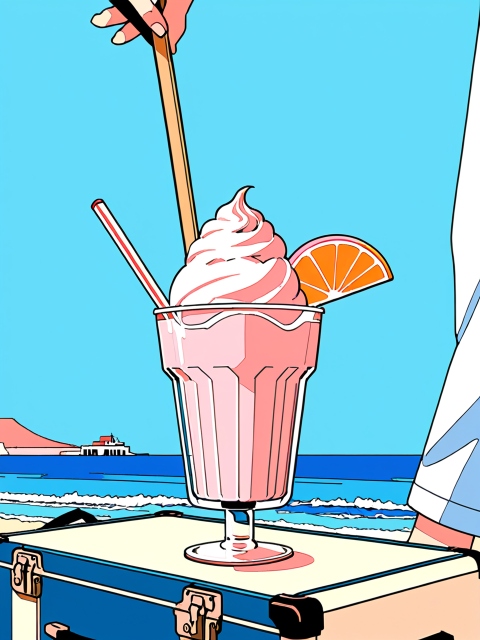
#> input picture Notes/Others/Scripts/images_extract/input.png, 960 x 1280 px (shown at 1/2 size); its folder holds 4 pictures in this run
$ python lumi_execute.py
#> lines starting #> are read from the running program, lines starting #| are printed output that depends on the picture; after the words box and inside, x2 and y2 are one past the last pixel; in counts of white or black regions, pixels touching at a corner belong together
import os
from PIL import Image

def extract_luminance_ranges(image_name_or_path, output_prefix, percentages):
    # 获取当前脚本的目录
#> called with image_name_or_path = 'input.png', output_prefix = 'output'
    current_dir = os.path.dirname(os.path.abspath(__file__))

    # 如果只提供了图片名称，则从当前目录读取图片
    if not os.path.isabs(image_name_or_path):
        image_path = os.path.join(current_dir, image_name_or_path)
    else:
        image_path = image_name_or_path

    # 打开图像
    image = Image.open(image_path).convert('L')  # 转换为灰度图像
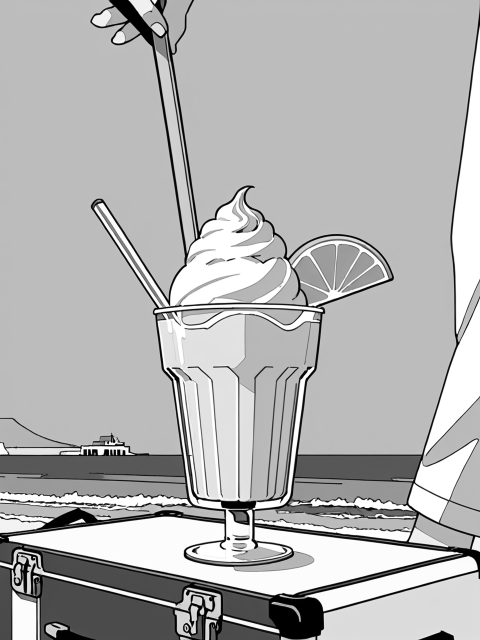
#> image: PIL image 960x1280 L (shown at 1/2 size); min 0, max 255, mean 179
    pixels = image.load()

    # 获取图像的最小和最大明度值
    min_luminance = 255
    max_luminance = 0
    for i in range(image.width):
        for j in range(image.height):
            luminance = pixels[i, j]
            if luminance < min_luminance:
                min_luminance = luminance
            if luminance > max_luminance:
                max_luminance = luminance
#> after the loop, max_luminance = 255; min_luminance = 0

    # 计算切分明度值
    luminance_ranges = [min_luminance] + [min_luminance + int(p * (max_luminance - min_luminance) / 100) for p in percentages] + [max_luminance]
#> luminance_ranges = [0, 63, 191, 255]

    # 遍历明度范围，生成对应的图像
    for idx in range(len(luminance_ranges) - 1):
        lower_bound = luminance_ranges[idx]
        upper_bound = luminance_ranges[idx + 1]
        output_filename = f"{output_prefix}_{lower_bound}_{upper_bound}.png"
        output_path = os.path.join(current_dir, output_filename)

        # 创建新的图像
        new_image = Image.new('L', image.size)
        new_pixels = new_image.load()

        # 遍历所有像素
        for i in range(image.width):
            for j in range(image.height):
                luminance = pixels[i, j]
                if lower_bound <= luminance < upper_bound:
                    new_pixels[i, j] = 255  # 白色
                else:
                    new_pixels[i, j] = 0  # 黑色

        # 保存新图像
        new_image.save(output_path)
#> this loop made 3 passes
#> (lower_bound, upper_bound, output_filename) on passes 1 to 3: (0, 63, 'output_0_63.png'), (63, 191, 'output_63_191.png'), (191, 255, 'output_191_255.png')
#> pass 1, in extract_luminance_ranges, `new_image.save(output_path)`:
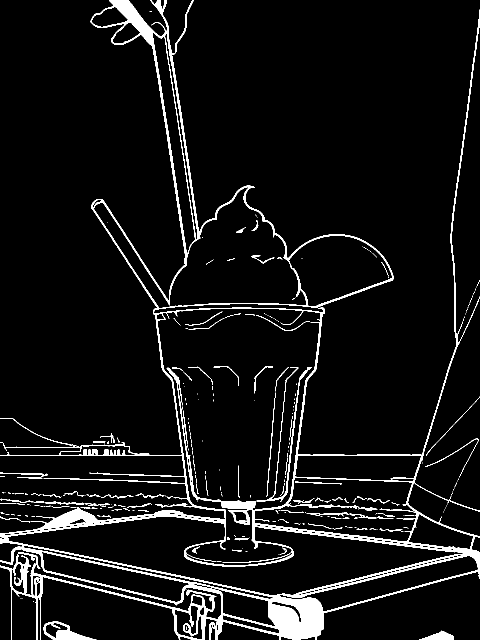
#> saved as output_0_63.png: PIL image 960x1280 L (shown at 1/2 size); 6.2% white; 283 white regions (199 under 20 px), largest, box (x1, y1, x2, y2) and area: (0, 0, 960, 1280) 65407, (87, 1243, 193, 1280) 1435, (513, 734, 624, 1004) 1384
#> pass 2, in extract_luminance_ranges, `new_image.save(output_path)`:
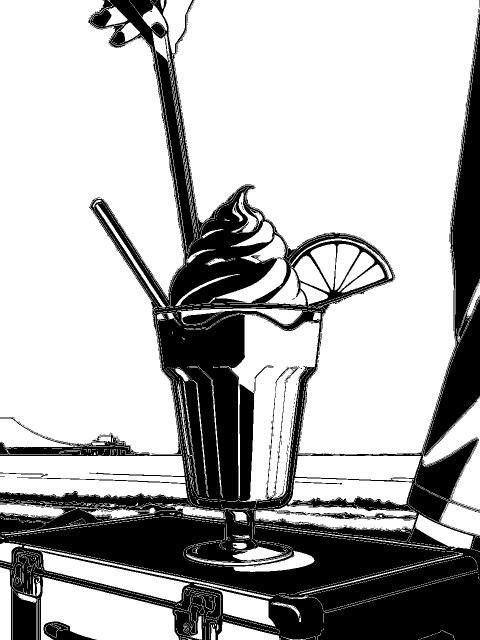
#> saved as output_63_191.png: PIL image 960x1280 L (shown at 1/2 size); 70.6% white; 395 black regions (373 under 20 px), largest, box (x1, y1, x2, y2) and area: (0, 0, 960, 1280) 356601, (87, 1243, 193, 1280) 1966, (590, 963, 684, 969) 165
#> after the loop:
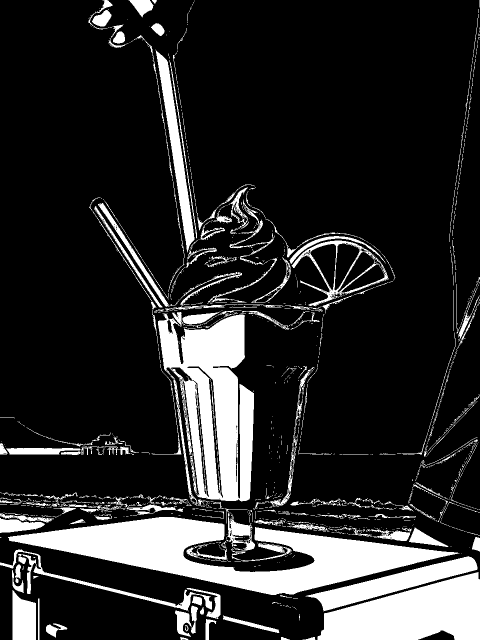
#> new_image: PIL image 960x1280 L (shown at 1/2 size); 17.1% white; 1538 white regions (1272 under 20 px), largest, box (x1, y1, x2, y2) and area: (16, 1034, 919, 1190) 55646, (316, 624, 508, 1012) 43014, (635, 1144, 960, 1280) 29021

# 示例用法
extract_luminance_ranges('input.png', 'output', [25, 75])
